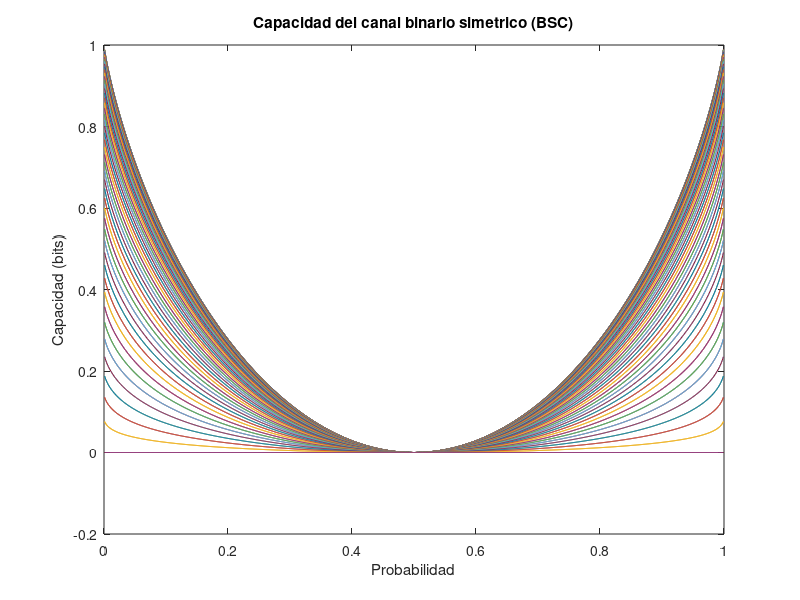
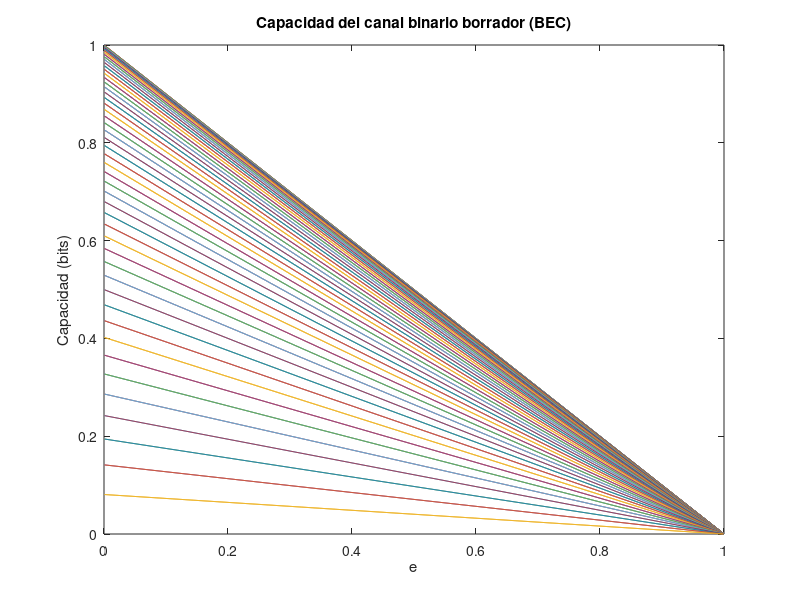

The MATLAB script that drew these images, in order:
%% ////////////////////////////canal BSC/////////////////////////////////////

%probabilidad de simbolo
p =[0:0.001:1];

%entropia H (binaria)
H=-p.*log2(p)-(1-p).*log2(1-p);

%capacidad
C=1-H;

figure(1)
plot(p,C)
title("Capacidad del canal binario simetrico (BSC)")
ylabel("Capacidad (bits)")
xlabel("Probabilidad")

% para simbolos no equiprobables

Cq = [];

for q=0:0.01:1
    PY1 = p + q - 2.*q.*p;
    PY0 = 1 - p -q + 2*q*p;
    
    HY = -PY1.*log2(PY1)-PY0.*log2(PY0);
    
    cq = HY-H;
    Cq = [Cq ;cq];
end

hold on

plot(p,Cq)


%% ////////////////////////////canal BEC/////////////////////////////////////

e = [0:0.001:1];
C_ne = [];

for q=0:0.01:1
    PY1 = q.*(1-e);
    PY2 = (1-q).*(1-e);
    PYint = e;
    
    H2_e = -(1-e).*log2(1-e)-e.*log2(e);
    HY = -PY1.*log2(PY1)-PY2.*log2(PY2)-PYint.*log2(PYint);

    c_ne = HY-H2_e;
    C_ne = [C_ne;c_ne];
end


%capacidad
C = 1-e;

figure(2)
plot(e,C)
title("Capacidad del canal binario borrador (BEC)")
ylabel("Capacidad (bits)")
xlabel("e")

%no equiporbables

hold on
plot(e,C_ne)



